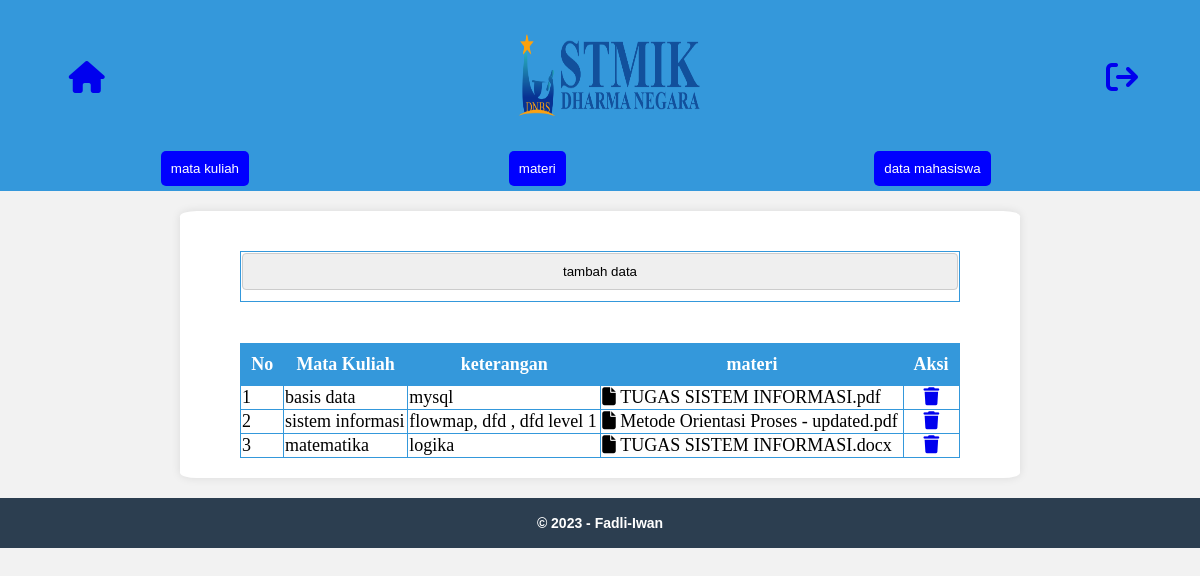
/admin/materi.php, run on the app's committed database.
### tables this page shows
CREATE TABLE `materi` (
  `id` int(11) NOT NULL,
  `matkul` varchar(200) DEFAULT NULL,
  `keterangan` varchar(300) DEFAULT NULL,
  `materi` longblob DEFAULT NULL
);

### admin/materi.php (the view, shortened to what this page needs)
<?php include("koneksi.php");
$sql = "SELECT * FROM materi";
$query = mysqli_query($db, $sql);
$nomor = 1;
?>
<!DOCTYPE html>
<html lang="en">
<head>
    <link rel="stylesheet" href="fontawesome/css/all.css">
    <link rel="stylesheet" href="style.css">
</head>
<body>
<div class="header">
    <table>
      <tr align="center">
            <td><a href="beranda.php" align="center"><i class="fa-solid fa-house fa-2x"></i></a></td>
            <td><img src="img/dnbs.png" alt="" height="100" width="200"></td>
            <td><a href="index.php"align="center" onclick="return confirm('Anda yakin akan Logout ?')" ><i class="fa-solid fa-arrow-right-from-bracket fa-2x"></i></td>
      </tr>
    </table>
    <table align="center">
        <tr align="center">
            <td><a class="navbar-brand" href="matkul.php"><button>mata kuliah</button></a></td>
            <td><a class="navbar-brand" href="materi.php"><button>materi</button></a></td>
            <td><a class="navbar-brand" href="list.php"><button>data mahasiswa</button></a></td>
        </tr>
    </table>
</div>
<form method="post" action="prosesmt.php" enctype="multipart/form-data">
<div class="konten">
        <Table align="center">
        <tr align="center">
            <td><a href="+materi.php"><input type="button" value="tambah data"></a></td>
        </tr>
        </Table>
        <br>
    <table align="center">
        <tr align="center">
            <th>No</th>
            <th>Mata Kuliah</th>
            <th>keterangan</th>
            <th>materi</th>
            <th>Aksi</th>
        </tr>
        <?php
        while($materi = mysqli_fetch_array($query)) {
        ?>
        <tr>
            <td><?php echo $nomor++ ?></td>
            <td><?php echo $materi ['matkul']?></td>
            <td><?php echo $materi ['keterangan']?></td>
            <td><i class="fa-solid fa-file"></i>&nbsp;<?php echo $materi ['materi']?></td>
            <td><center>
              <a href="hapusmt.php?id=<?php echo $materi['id']; ?>" onclick="return confirm('Data ini akan dihapus ?')"><i class="fas fa-trash"></i></a>
          </center></td>
        </tr>
        <?php }?>
    </table>
    </div>
</form>
    <div class="footer">
  <p align="center"><b>&copy; 2023 - Fadli-Iwan</b></p>
</div>
</body>
</html>

### admin/style.css (style rules this page uses)
body { font-family: 'Arial', sans-serif; background-color: #f2f2f2; margin: 0; padding: 0; color: #333; }
.header { background-color: #3498db; padding: 4px; color: white; text-align: center; }
.header table { text-align: center; padding:5; width:100%; }
button { padding: 10px; color: white; background-color: blue; border: none; border-radius: 5px; cursor: pointer; }
.footer { height: 50px; background-color: #2c3e50; color: white; text-align: center; line-height: 50px; font-size: 14px; }
.konten { font-family: 'Times New Roman', Times, serif; font-size: large; margin: 20px auto; max-width: 800px; padding: 20px; background-color: #fff; box-shadow: 0 0 10px rgba(0, 0, 0, 0.1); border-radius: 2%; }
.konten table { padding: 20px; width: 90%; background-color: #3498db; color: white; border-collapse: collapse; margin-top: 20px; border: 1px solid #3498db; }
.konten th { padding: 10px; }
.konten td { background-color: white; color: black; border: 1px solid #3498db; }
table { width: 100%; border-collapse: collapse; margin-top: 20px; }
input { width: 100%; padding: 10px; margin-bottom: 10px; box-sizing: border-box; border: 1px solid #ccc; border-radius: 4px; }

### data on the page
materi: matkul "basis data", keterangan "mysql", materi "TUGAS SISTEM INFORMASI.pdf"
materi: matkul "sistem informasi", keterangan "flowmap, dfd , dfd level 1", materi "Metode Orientasi Proses - updated.pdf"
materi: matkul "matematika", keterangan "logika", materi "TUGAS SISTEM INFORMASI.docx"
